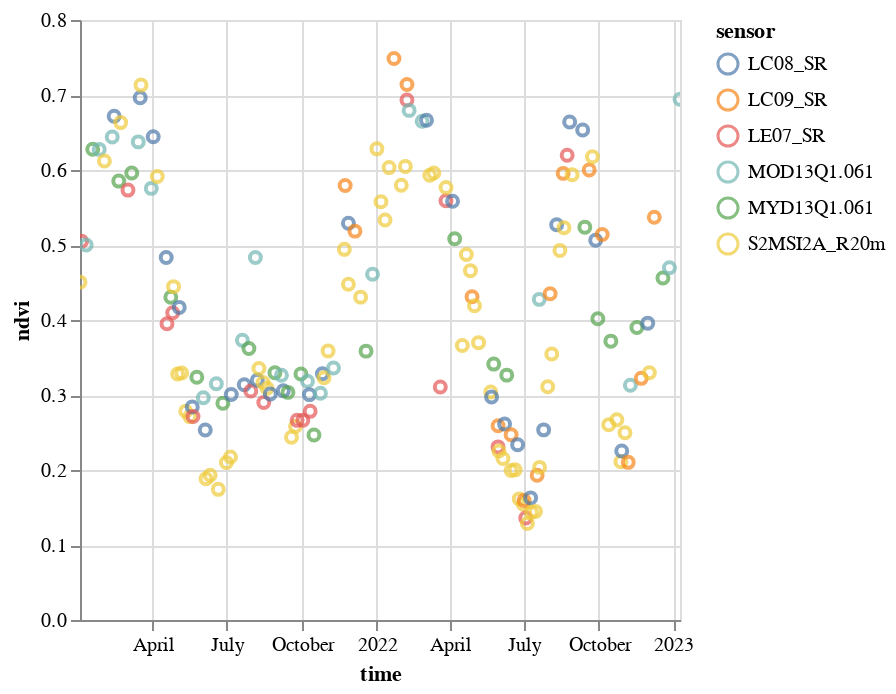

Notebook source saved alongside this figure:
### Markdown cell above
Besides looking at a (spatial) map of the data, we can also look at a single pixel. We'll start with the middle pixel (but again, feel free to change it), i.e. the 75th pixel in the x and y direction.

### Code cell
# Define for which pixel we create a timeseries plot.
xpixel = 75
ypixel = 75

# Convert the XArray dataset to a pandas Dataframe.
df_in = ds.isel(x = xpixel, y = ypixel, drop = True).to_dataframe().reset_index()
df_in = df_in.replace({v: k for k, v in ds.attrs.items()})

# Create an Altair (interactive) plot.
point_chart = alt.Chart(df_in).mark_point().encode(
    x = "time:T",
    y = "ndvi:Q",
    color = "sensor:N",
    tooltip = ["time:T", "ndvi:Q", "sensor:N"]
)
point_chart.interactive()

### Figure 1 — Vega-Lite specification as saved in the notebook (floating-point values rounded to 4 significant figures; data arrays with more than 128 entries replaced by an {"elided": "..."} marker saying what was removed)
{"config": {"view": {"continuousWidth": 300, "continuousHeight": 300}}, "data": {"name": "data-f339834be00401a4f5d640004161c937"}, "mark": {"type": "point"}, "encoding": {"color": {"field": "sensor", "type": "nominal"}, "tooltip": [{"field": "time", "type": "temporal"}, {"field": "ndvi", "type": "quantitative"}, {"field": "sensor", "type": "nominal"}], "x": {"field": "time", "type": "temporal"}, "y": {"field": "ndvi", "type": "quantitative"}}, "params": [{"name": "param_17", "select": {"type": "interval", "encodings": ["x", "y"]}, "bind": "scales"}], "$schema": "https://vega.github.io/schema/vega-lite/v5.16.3.json", "datasets": {"data-f339834be00401a4f5d640004161c937": {"elided": "257 records"}}}
